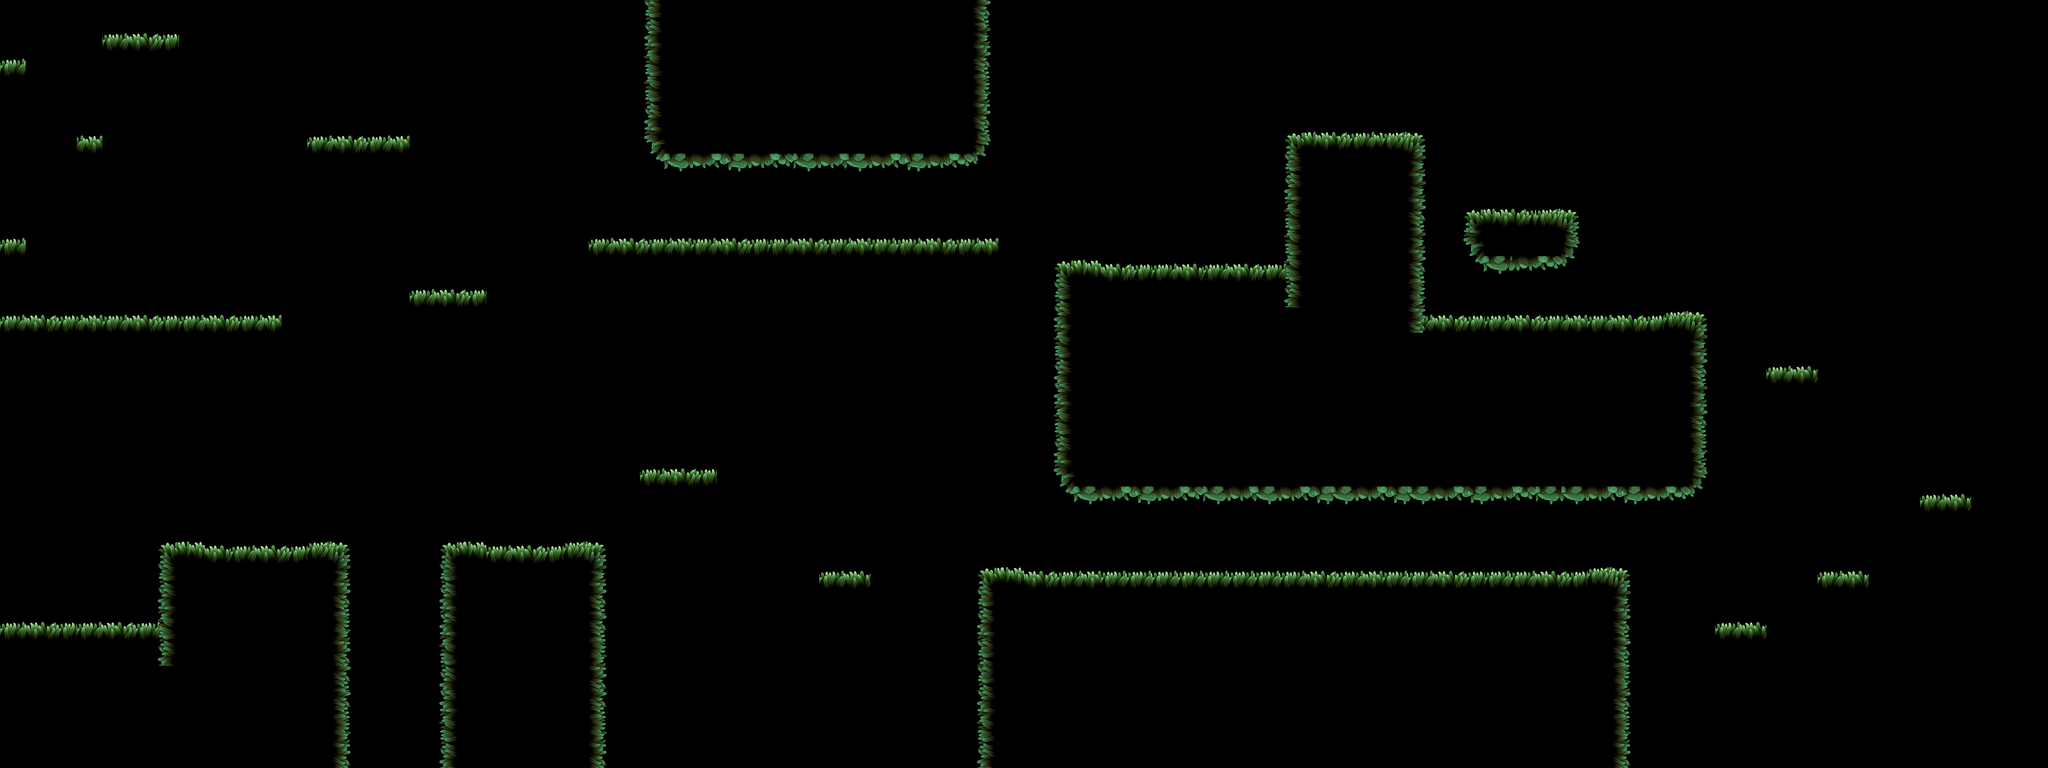

This is a level from a 2D game, rendered from its Tiled map with the project's own tilesets. A one-line summary and the map file follow, with tile-layer data summarised:
An orthogonal 80x30 tile map with 64x64 px tiles, 3 tile layers (Terrain, grassb, grassf), 4 tilesets and 54 objects.

<map version="1.10" tiledversion="1.11.0" orientation="orthogonal" renderorder="right-down" width="80" height="30" tilewidth="64" tileheight="64" infinite="0" nextlayerid="7" nextobjectid="69">
 <tileset firstgid="1" source="../tsx/TileSet.tsx" />
 <tileset firstgid="333" source="../tsx/Player.tsx" />
 <tileset firstgid="397" source="../tsx/Obstacles.tsx" />
 <tileset firstgid="400" source="../tsx/Items.tsx" />
 <objectgroup id="5" name="obstacles">
  <object id="11" gid="397" x="3118.52" y="1518.73" width="148.333" height="153.667" />
  <object id="13" gid="1073742223" x="3432.33" y="1331.33" width="195" height="195" />
  <object id="14" gid="2147484046" x="3907.33" y="1522" width="165.333" height="156" />
  <object id="16" gid="399" x="1236.33" y="1455.33" width="164.333" height="167" />
  <object id="20" gid="2147484046" x="2060.67" y="691.333" width="172" height="169.333" />
 </objectgroup>
 <layer id="1" name="Terrain" width="80" height="30">
  <data>[2400 cells, 666 non-empty, 18 distinct tile ids]</data>
 </layer>
 <layer id="3" name="grassb" width="80" height="30">
  <data>[2400 cells, 191 non-empty, 26 distinct tile ids]</data>
 </layer>
 <layer id="4" name="grassf" width="80" height="30">
  <data>[2400 cells, 84 non-empty, 18 distinct tile ids]</data>
 </layer>
 <objectgroup id="2" name="Player">
  <object id="1" gid="334" x="-56.9523" y="1325.66" width="256" height="256" />
 </objectgroup>
 <objectgroup id="6" name="Items">
  <object id="21" gid="400" x="520" y="1332" width="32" height="32" />
  <object id="22" gid="400" x="574.667" y="1333.33" width="32" height="32" />
  <object id="23" gid="400" x="638.667" y="1276" width="32" height="32" />
  <object id="24" gid="400" x="700" y="1332" width="32" height="32" />
  <object id="25" gid="400" x="766.667" y="1333.33" width="32" height="32" />
  <object id="26" gid="400" x="1160" y="1332" width="32" height="32" />
  <object id="27" gid="400" x="1280" y="1225.33" width="32" height="32" />
  <object id="28" gid="400" x="1222.67" y="1285.33" width="32" height="32" />
  <object id="29" gid="400" x="1417.33" y="1334.67" width="32" height="32" />
  <object id="30" gid="400" x="1378.67" y="1269.33" width="32" height="32" />
  <object id="31" gid="400" x="1681.33" y="1136" width="32" height="32" />
  <object id="32" gid="400" x="2086.67" y="1078.67" width="32" height="32" />
  <object id="33" gid="400" x="2090.67" y="1129.33" width="32" height="32" />
  <object id="34" gid="400" x="2090.67" y="1189.33" width="32" height="32" />
  <object id="35" gid="400" x="2642.67" y="1353.33" width="32" height="32" />
  <object id="36" gid="400" x="2705.33" y="1354.67" width="32" height="32" />
  <object id="37" gid="400" x="2760" y="1352" width="32" height="32" />
  <object id="38" gid="400" x="3506.67" y="1374.67" width="32" height="32" />
  <object id="39" gid="400" x="4332" y="1521.33" width="32" height="32" />
  <object id="40" gid="400" x="4849.33" y="1197.33" width="32" height="32" />
  <object id="41" gid="400" x="4461.33" y="882.667" width="32" height="32" />
  <object id="42" gid="400" x="3612" y="745.333" width="32" height="32" />
  <object id="43" gid="400" x="3606.67" y="680" width="32" height="32" />
  <object id="44" gid="400" x="3606.67" y="600" width="32" height="32" />
  <object id="45" gid="400" x="3602.67" y="517.333" width="32" height="32" />
  <object id="46" gid="400" x="3720" y="506.667" width="32" height="32" />
  <object id="47" gid="400" x="3782.67" y="510.667" width="32" height="32" />
  <object id="48" gid="400" x="3850.67" y="506.667" width="32" height="32" />
  <object id="49" gid="400" x="3378.67" y="282.667" width="32" height="32" />
  <object id="50" gid="400" x="3297.33" y="282.667" width="32" height="32" />
  <object id="51" gid="400" x="2393.33" y="521.333" width="32" height="32" />
  <object id="52" gid="400" x="2322.67" y="522.667" width="32" height="32" />
  <object id="53" gid="400" x="1857.33" y="524" width="32" height="32" />
  <object id="54" gid="400" x="1793.33" y="525.333" width="32" height="32" />
  <object id="55" gid="400" x="1733.33" y="525.333" width="32" height="32" />
  <object id="56" gid="400" x="953.333" y="314.667" width="32" height="32" />
  <object id="57" gid="400" x="897.333" y="317.333" width="32" height="32" />
  <object id="58" gid="400" x="826.667" y="313.333" width="32" height="32" />
  <object id="59" gid="400" x="1106.67" y="656" width="32" height="32" />
  <object id="60" gid="400" x="1108" y="569.333" width="32" height="32" />
  <object id="61" gid="400" x="1113.33" y="496" width="32" height="32" />
  <object id="62" gid="400" x="1116" y="401.333" width="32" height="32" />
  <object id="63" gid="400" x="209.333" y="309.333" width="32" height="32" />
  <object id="64" gid="400" x="12" y="562.667" width="32" height="32" />
  <object id="65" gid="400" x="233.333" y="728" width="32" height="32" />
  <object id="66" gid="400" x="317.333" y="732" width="32" height="32" />
  <object id="67" gid="400" x="400" y="738.667" width="32" height="32" />
  <object id="68" gid="400" x="464" y="734.667" width="32" height="32" />
 </objectgroup>
</map>
